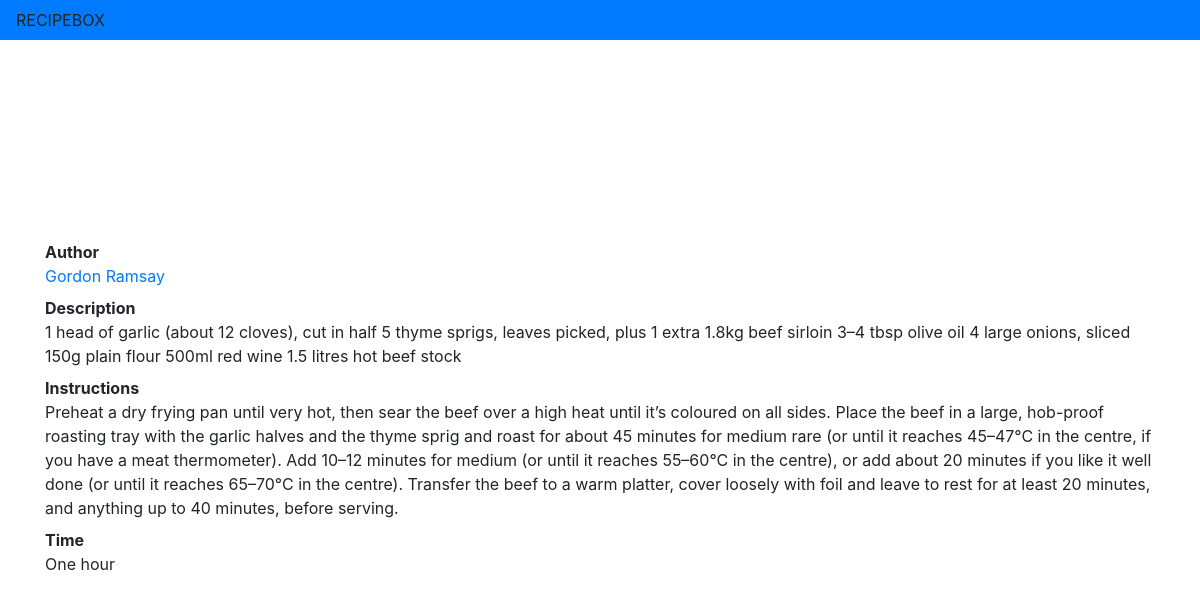
Page /recipes/1/ on the committed database.
### recipes/models.py (models this page shows, shortened)
class Recipe(models.Model):
    title = models.CharField(max_length=200)
    description = models.TextField()
    required_time = models.CharField(max_length=100)
    instructions = models.TextField()
    author = models.ForeignKey(Author, on_delete=models.CASCADE)
    date_created = models.DateTimeField(default=timezone.now)

class Author(models.Model):
    name = models.CharField(max_length=100)
    bio = models.TextField()

### recipes/views.py (the view)
# urls.py: path('recipes/<int:recipe_id>/', views.details, name="recipe_details"),
def details(request, recipe_id):
    try:
        recipe = Recipe.objects.get(id=recipe_id)
    except Recipe.DoesNotExist:
        raise(Http404)
    return render(request, 'details.html', {'recipe': recipe})

### recipes/templates/details.html
{% extends 'main.html' %}
{% block content %}
<dl style="padding-top: 100px;">
    <dt>Author</dt>
    <dd><a href="/author/{{ recipe.author.id }}">{{recipe.author.name}}</a></dd>
    <dt>Description</dt>
    <dd>{{ recipe.description }}</dd>
    <dt>Instructions</dt>
    <dd>{{ recipe.instructions }}</dd>
    <dt>Time</dt>
    <dd>{{ recipe.required_time }}</dd>
</dl>
{% endblock %}

### rows in the picture
Recipe: author.name "Gordon Ramsay", description "1 head of garlic (about 12 cloves), cut in half 5 thyme sprigs, leaves picked, plus 1 extra 1.8kg beef sirloin 3–4 tbsp olive oil 4 large onions, sliced 150g plain flour 500ml red wine 1.5 litres hot beef stock", instructions "Preheat a dry frying pan until very hot, then sear the beef over a high heat until it’s coloured on all sides. Place the beef in a large, hob-proof roasting tray with the garlic halves and the thyme sprig and roast for about 45 minutes for medium rare (or until it reaches 45–47°C in the centre, if you have a meat thermometer). Add 10–12 minutes for medium (or until it reaches 55–60°C in the centre), or add about 20 minutes if you like it well done (or until it reaches 65–70°C in the centre). Transfer the beef to a warm platter, cover loosely with foil and leave to rest for at least 20 minutes, and anything up to 40 minutes, before serving.", required_time "One hour"
